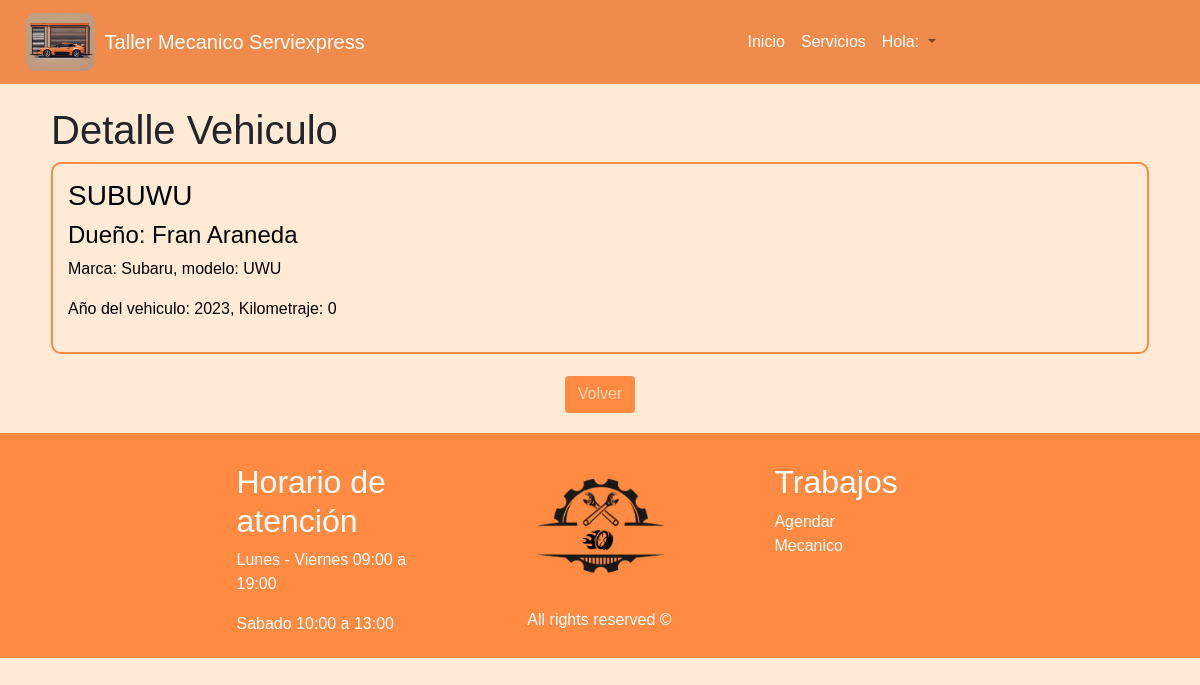
The page /vehiculo/SUBUWU/ (signed in) on the database its author committed.
### taller/models.py (models this page shows, shortened)
class Vehiculo(models.Model):
    patente = models.CharField(primary_key=True, max_length=6)
    marca = models.CharField(max_length=20)
    modelo = models.CharField(max_length=30)
    año = models.IntegerField()
    km = models.IntegerField()
    cliente = models.ForeignKey(Cliente, on_delete=models.CASCADE)

class Cliente(models.Model):
    rut_cli = models.CharField(primary_key=True, max_length=12)
    pnom_cli = models.CharField(max_length=20)
    snom_cli = models.CharField(max_length=20, blank=True)
    appaterno_cli = models.CharField(max_length=20)
    apmaterno_cli = models.CharField(max_length=20, blank=True)
    correo_cli = models.CharField(max_length=60, blank=True)
    telefono_cli = models.IntegerField(blank=True, null=True)
    def __str__(self):
        return self.pnom_cli + " " + self.appaterno_cli

### taller/views.py (the view, shortened to what this page needs)
# urls.py: path('vehiculo/<str:patente>/', views.update_vehiculo, name='update_vehiculo'),
@login_required
def update_vehiculo(request, patente):
    cliente = Cliente.objects.filter(rut_cli=request.user.username).first()
    empleado = Empleado.objects.filter(rut_emp=request.user.username).first()
    rol = "Cliente" if cliente else "Empleado"
    if request.method == "GET":
        vehiculo = get_object_or_404(Vehiculo, pk=patente)
        form = VehiculoForm(instance=vehiculo)
        return render(
            request,
            "detail_vehiculo.html",
            {
                "vehiculo": vehiculo,
                "form": form,
                "cliente": cliente,
                "empleado": empleado,
                "rol": rol,
            },
        )

### taller/templates/detail_vehiculo.html (shortened to what this page needs)
{% extends 'hnf.html' %}
{% load static %}
{% block content %}
<head>
    <link rel="stylesheet" href="{% static 'css/crud.css' %}" />
</head>
<div class="container">
    <ul style="list-style: none;">
        {% if not Mensaje %}
        <h1> Detalle Vehiculo </h1>
        <li id="detalle">
            <h3>{{ vehiculo.patente }}</h3>
            <h4>Dueño: {{ vehiculo.cliente }}</h4>
            <p>Marca: {{ vehiculo.marca }}, modelo: {{ vehiculo.modelo }}</p>
            <p>Año del vehiculo: {{ vehiculo.año }}, Kilometraje: {{ vehiculo.km }}</p>
        </li>
        <ul>
            <li class="centered-button" style="margin-top: 2%;">
                <a class="btn" href="/vehiculos">
                    Volver
                </a>
            </li>
        </ul>
        {% endif %}
    </ul>
</div>
{% endblock %}

### taller/static/css/keyframes.css (style rules this page uses)
@media (max-width: 1400px) { * { max-width: 100%; padding: 0 10px; } }

### taller/static/css/style.css (style rules this page uses)
* { margin: 0%; padding: 0; box-sizing: border-box; }
body { font-family:'Gill Sans', 'Gill Sans MT', Calibri, 'Trebuchet MS', sans-serif; background-color: #ffead5; }
.btn { padding-top: 5px; text-align: center; margin-right: 10px; margin-left: 10px; background: #FF8A41; color: #f7d4b1; }

### taller/static/css/crud.css (style rules this page uses)
.container { width: 94%; }
#detalle { border: 2px solid; border-color: rgba(255, 138, 65); border-radius: 10px; padding: 15px; margin-bottom: 10px; background-color: #ffead5; color: black; }
.centered-button { display: flex; justify-content: center; align-items: center; text-align: center; }

### rows shown on the page
Vehiculo: patente "SUBUWU", cliente "Fran Araneda", marca "Subaru", modelo "UWU", año "2023", km "0"
